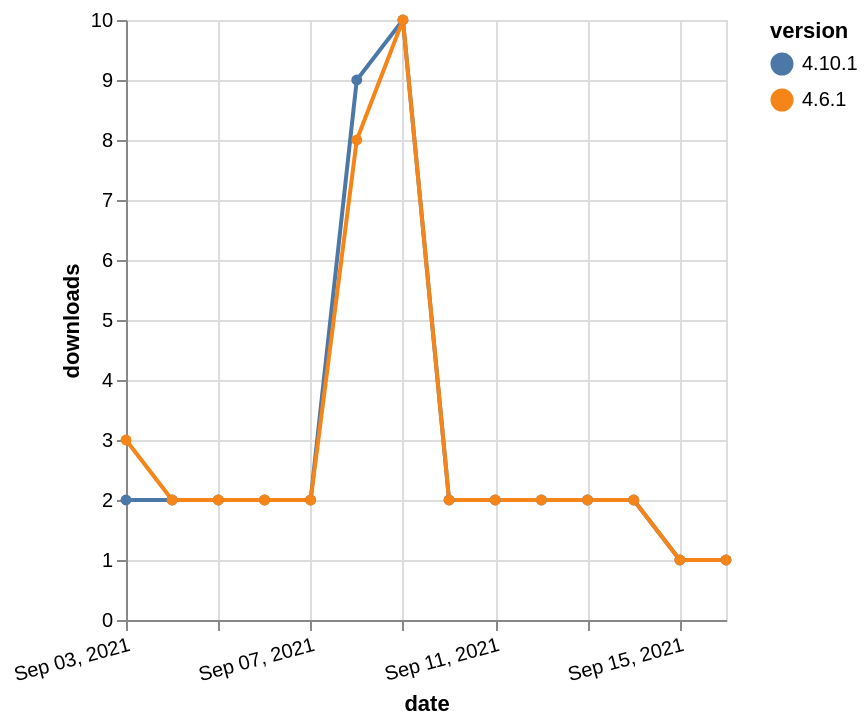

Here is the Vega-Lite specification saved for this chart:
### Vega-Lite specification from a JSON file in a GitHub repository (floating-point values rounded to 4 significant figures)
{"$schema": "https://vega.github.io/schema/vega-lite/v5.json", "description": "A simple bar chart with embedded data.", "data": {"values": [{"date": "2021-09-03", "total": 5641, "delta": 2, "version": "4.10.1"}, {"date": "2021-09-04", "total": 5643, "delta": 2, "version": "4.10.1"}, {"date": "2021-09-05", "total": 5645, "delta": 2, "version": "4.10.1"}, {"date": "2021-09-06", "total": 5647, "delta": 2, "version": "4.10.1"}, {"date": "2021-09-07", "total": 5649, "delta": 2, "version": "4.10.1"}, {"date": "2021-09-08", "total": 5658, "delta": 9, "version": "4.10.1"}, {"date": "2021-09-09", "total": 5668, "delta": 10, "version": "4.10.1"}, {"date": "2021-09-10", "total": 5670, "delta": 2, "version": "4.10.1"}, {"date": "2021-09-11", "total": 5672, "delta": 2, "version": "4.10.1"}, {"date": "2021-09-12", "total": 5674, "delta": 2, "version": "4.10.1"}, {"date": "2021-09-13", "total": 5676, "delta": 2, "version": "4.10.1"}, {"date": "2021-09-14", "total": 5678, "delta": 2, "version": "4.10.1"}, {"date": "2021-09-15", "total": 5679, "delta": 1, "version": "4.10.1"}, {"date": "2021-09-16", "total": 5680, "delta": 1, "version": "4.10.1"}, {"date": "2021-09-03", "total": 4804, "delta": 3, "version": "4.6.1"}, {"date": "2021-09-04", "total": 4806, "delta": 2, "version": "4.6.1"}, {"date": "2021-09-05", "total": 4808, "delta": 2, "version": "4.6.1"}, {"date": "2021-09-06", "total": 4810, "delta": 2, "version": "4.6.1"}, {"date": "2021-09-07", "total": 4812, "delta": 2, "version": "4.6.1"}, {"date": "2021-09-08", "total": 4820, "delta": 8, "version": "4.6.1"}, {"date": "2021-09-09", "total": 4830, "delta": 10, "version": "4.6.1"}, {"date": "2021-09-10", "total": 4832, "delta": 2, "version": "4.6.1"}, {"date": "2021-09-11", "total": 4834, "delta": 2, "version": "4.6.1"}, {"date": "2021-09-12", "total": 4836, "delta": 2, "version": "4.6.1"}, {"date": "2021-09-13", "total": 4838, "delta": 2, "version": "4.6.1"}, {"date": "2021-09-14", "total": 4840, "delta": 2, "version": "4.6.1"}, {"date": "2021-09-15", "total": 4841, "delta": 1, "version": "4.6.1"}, {"date": "2021-09-16", "total": 4842, "delta": 1, "version": "4.6.1"}]}, "width": "container", "mark": {"type": "line", "point": {"filled": true}}, "encoding": {"x": {"field": "date", "type": "temporal", "timeUnit": "yearmonthdate", "title": "date", "axis": {"labelAngle": -15}}, "y": {"field": "delta", "type": "quantitative", "title": "downloads"}, "color": {"field": "version", "type": "nominal"}, "tooltip": {"field": "delta"}}}
